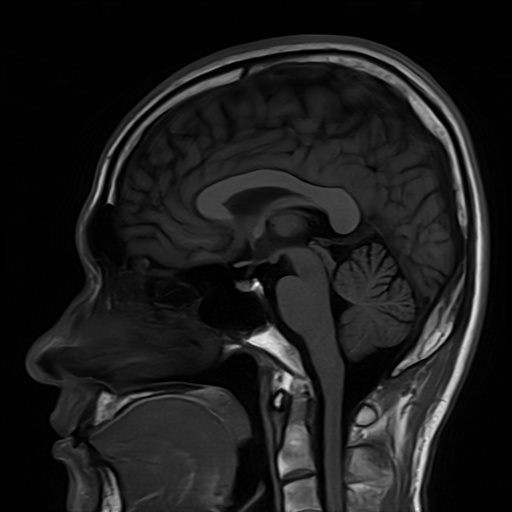
#> input picture Experiment_08/Inputs/images/Brain_MRI.png, 512 x 512 px
$ python task_8_5_multi_otsu.py
#> lines starting #> are read from the running program, lines starting #| are printed output that depends on the picture
#> in run_task_8_5, img is the input picture: shape (512, 512); min 0, max 254, mean 27.9
"""
Experiment 08 - Task 8.5: Multi-Otsu (Multi-Level) Tissue Classification on Brain MRI
Extends Otsu's variance maximization to multi-thresholding (T1*, T2*), partitioning Brain MRI
into 3 anatomical classes: Background/Air, Parenchyma, and Hyperintense CSF/Ventricles.
"""
import os
import cv2
import numpy as np
import pandas as pd
import matplotlib.pyplot as plt
from skimage.filters import threshold_multiotsu

def custom_multi_otsu_2thresh(img):
    """
    Computes two optimal thresholds (T1*, T2*) from first principles
    maximizing 3-class between-class variance sigma_B^2(T1, T2).
    """
    hist, _ = np.histogram(img.flatten(), bins=256, range=(0, 256))
#> hist = 256 values, max 39194 at index 1, min 0 at index 229, mean 1024
    p = hist.astype(float) / float(img.size)
#> p = 256 values, max 0.15 at index 1, min 0 at index 229, mean 0.00391
    bins = np.arange(256)

    omega = np.cumsum(p)
#> omega = 256 values from 0.116 to 1
    mu = np.cumsum(p * bins)
#> mu = 256 values from 0 to 27.88
    mu_total = mu[-1]
#> mu_total = 27.88

    max_sigma = -1.0
    best_t = (0, 0)

    # 2D search with coarse-to-fine or vectorized evaluation
    # To ensure high efficiency, evaluate on candidate thresholds with valid weights
    for t1 in range(1, 254):
        w0 = omega[t1]
        if w0 < 1e-6:
            continue
        m0 = mu[t1] / w0
        for t2 in range(t1 + 1, 255):
            w1 = omega[t2] - w0
            w2 = 1.0 - omega[t2]
            if w1 < 1e-6 or w2 < 1e-6:
                continue
            m1 = (mu[t2] - mu[t1]) / w1
            m2 = (mu_total - mu[t2]) / w2

            sigma_b2 = w0 * ((m0 - mu_total) ** 2) + w1 * ((m1 - mu_total) ** 2) + w2 * ((m2 - mu_total) ** 2)
            if sigma_b2 > max_sigma:
                max_sigma = sigma_b2
                best_t = (t1, t2)
#> this loop made 253 passes
#> (w0, m0) on passes 1 to 3: (0.265, 0.564), (0.325, 0.828), (0.352, 0.996)
#> after the loop, best_t = (25, 84); max_sigma = 964.2

    sigma_total2 = np.sum(((bins - mu_total) ** 2) * p)
#> sigma_total2 = 1134.1
    eta = max_sigma / sigma_total2 if sigma_total2 > 0 else 0.0
#> eta = 0.85

    return best_t, max_sigma, eta, hist, p

def run_task_8_5():
    base_dir = os.path.dirname(os.path.dirname(os.path.abspath(__file__)))
    img_path = os.path.join(base_dir, "Inputs", "images", "Brain_MRI.png")
    out_dir = os.path.join(base_dir, "Outputs", "Python")
    tab_dir = os.path.join(base_dir, "Tables")
    os.makedirs(out_dir, exist_ok=True)
    os.makedirs(tab_dir, exist_ok=True)

    img = cv2.imread(img_path, cv2.IMREAD_GRAYSCALE)
    if img is None:
        raise FileNotFoundError(f"Brain MRI not found at {img_path}")
    if img.shape != (512, 512):
        img = cv2.resize(img, (512, 512))

    # 1. Custom First-Principles Multi-Otsu
    (t1_custom, t2_custom), sigma_b2, eta, hist, p = custom_multi_otsu_2thresh(img)
#> t1_custom = 25; t2_custom = 84; sigma_b2 = 964.2; eta = 0.85

    # 2. Scikit-Image Multi-Otsu verification
    thresholds_sk = threshold_multiotsu(img, classes=3)
#> thresholds_sk = [25, 84]
    t1_sk, t2_sk = int(round(thresholds_sk[0])), int(round(thresholds_sk[1]))
#> t1_sk = 25; t2_sk = 84

    print("=" * 80)
    print("TASK 8.5: MULTI-OTSU (3-CLASS) TISSUE CLASSIFICATION ON BRAIN MRI")
    print("=" * 80)
    print(f"Custom Multi-Otsu Thresholds (T1*, T2*)     : ({t1_custom}, {t2_custom})")
#| Custom Multi-Otsu Thresholds (T1*, T2*)     : (25, 84)
    print(f"Scikit-Image Multi-Otsu Thresholds          : ({t1_sk}, {t2_sk})")
#| Scikit-Image Multi-Otsu Thresholds          : (25, 84)
    print(f"Threshold Concordance Verified              : {abs(t1_custom - t1_sk) <= 1 and abs(t2_custom - t2_sk) <= 1}")
#| Threshold Concordance Verified              : True
    print(f"Maximum 3-Class Variance sigma_B^2(T1*, T2*): {sigma_b2:.4f}")
#| Maximum 3-Class Variance sigma_B^2(T1*, T2*): 964.1524
    print(f"Multi-Level Separability Metric eta         : {eta:.4f} ({eta*100:.2f}%)")
#| Multi-Level Separability Metric eta         : 0.8501 (85.01%)

    # 3. Form 3-Class Segmentation Mask
    # Class 0: Background Air (f <= T1)
    # Class 1: Brain Parenchyma (T1 < f <= T2)
    # Class 2: Hyperintense Ventricles & CSF (f > T2)
    label_map = np.zeros_like(img, dtype=np.uint8)
    label_map[(img > t1_custom) & (img <= t2_custom)] = 1
    label_map[img > t2_custom] = 2

    n_total = float(img.size)
#> n_total = 262144
    c0_count = np.sum(label_map == 0)
    c1_count = np.sum(label_map == 1)
    c2_count = np.sum(label_map == 2)

    pct0 = (c0_count / n_total) * 100.0
#> pct0 = 56.87
    pct1 = (c1_count / n_total) * 100.0
#> pct1 = 36.71
    pct2 = (c2_count / n_total) * 100.0
#> pct2 = 6.42

    print("\n--- Anatomical Tissue Class Distribution ---")
    print(f"Class 0 (Background Air, f <= {t1_custom})     : {c0_count} px ({pct0:.2f}%)")
#| Class 0 (Background Air, f <= 25)     : 149089 px (56.87%)
    print(f"Class 1 (Brain Parenchyma, {t1_custom} < f <= {t2_custom}): {c1_count} px ({pct1:.2f}%)")
#| Class 1 (Brain Parenchyma, 25 < f <= 84): 96224 px (36.71%)
    print(f"Class 2 (Ventricles / CSF, f > {t2_custom})     : {c2_count} px ({pct2:.2f}%)")
#| Class 2 (Ventricles / CSF, f > 84)     : 16831 px (6.42%)

    records = [
        {"Class_ID": 0, "Tissue_Name": "Background Air", "Intensity_Range": f"0 to {t1_custom}", "Pixel_Count": c0_count, "Area_Pct": round(pct0, 2)},
        {"Class_ID": 1, "Tissue_Name": "Brain Parenchyma", "Intensity_Range": f"{t1_custom+1} to {t2_custom}", "Pixel_Count": c1_count, "Area_Pct": round(pct1, 2)},
        {"Class_ID": 2, "Tissue_Name": "Ventricles & CSF", "Intensity_Range": f">{t2_custom}", "Pixel_Count": c2_count, "Area_Pct": round(pct2, 2)}
    ]
    df = pd.DataFrame(records)
#> df = table of 3 rows and 5 columns
    csv_path = os.path.join(tab_dir, "exp08_task_8_5_multi_otsu.csv")
    df.to_csv(csv_path, index=False)
    print(f"\n[SAVED] Task 8.5 metrics to: {csv_path}")

    # Plot Visualizations
    fig = plt.figure(figsize=(16, 5))
    fig.patch.set_facecolor("#FFFFFF")

    # Panel 1: Original Brain MRI
    ax1 = fig.add_subplot(1, 3, 1)
    ax1.imshow(img, cmap="gray")
    ax1.set_title("Input Brain MRI (512x512)", fontsize=11, fontweight="bold", pad=8)
    ax1.axis("off")

    # Panel 2: Histogram with Dual Otsu Cutoffs
    ax2 = fig.add_subplot(1, 3, 2)
    bins = np.arange(256)
    ax2.bar(bins[:t1_custom+1], hist[:t1_custom+1], color="#475569", alpha=0.8, label="Class 0: Air")
    ax2.bar(bins[t1_custom+1:t2_custom+1], hist[t1_custom+1:t2_custom+1], color="#0284C7", alpha=0.8, label="Class 1: Parenchyma")
    ax2.bar(bins[t2_custom+1:], hist[t2_custom+1:], color="#F59E0B", alpha=0.8, label="Class 2: Ventricles/CSF")
    ax2.axvline(t1_custom, color="#DC2626", linestyle="--", linewidth=2.0, label=f"$T_1^* = {t1_custom}$")
    ax2.axvline(t2_custom, color="#16A34A", linestyle="--", linewidth=2.0, label=f"$T_2^* = {t2_custom}$")
    ax2.set_xlabel("Pixel Intensity $T$", fontsize=10, fontweight="bold")
    ax2.set_ylabel("Pixel Count", fontsize=10, fontweight="bold")
    ax2.set_title(f"Histogram with Dual Thresholds ($\eta = {eta:.3f}$)", fontsize=11, fontweight="bold", pad=8)
    ax2.legend(fontsize=8.5, loc="upper right")
    ax2.grid(True, linestyle=":", alpha=0.5)

    # Panel 3: Color-Coded 3-Class Label Map
    ax3 = fig.add_subplot(1, 3, 3)
    color_map = np.zeros((512, 512, 3), dtype=np.uint8)
    color_map[label_map == 0] = [15, 23, 42]     # Dark Navy
    color_map[label_map == 1] = [37, 99, 235]    # Royal Blue
    color_map[label_map == 2] = [234, 179, 8]    # Bright Gold
    ax3.imshow(color_map)
    ax3.set_title(f"3-Class Anatomical Segmentation Map\nAir: {pct0:.1f}%, Parenchyma: {pct1:.1f}%, CSF: {pct2:.1f}%", fontsize=11, fontweight="bold", pad=8)
    ax3.axis("off")

    plt.tight_layout()
    fig_path = os.path.join(out_dir, "exp08_task_8_5_multi_otsu.png")
    plt.savefig(fig_path, dpi=300, bbox_inches="tight")
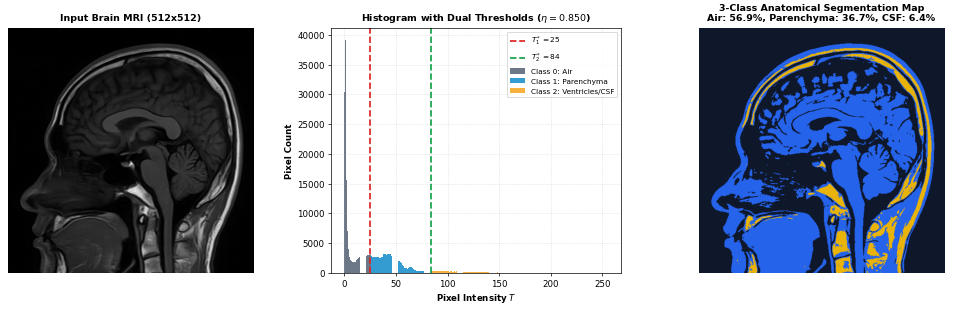
#> figure drawn by matplotlib, 3 panels; panel 2: tallest bar 39194 high, from x = 0.6 to 1.4; panel 2: tallest bar 3259 high, from x = 43.6 to 44.4; panel 2: tallest bar 333 high, from x = 91.6 to 92.4
    plt.close()
    print(f"[SAVED] Task 8.5 figure to: {fig_path}")

    return df

if __name__ == "__main__":
    run_task_8_5()

$ run again, with Experiment_08/Inputs/images/Lung-HR-contrast.png copied over Experiment_08/Inputs/images/Brain_MRI.png
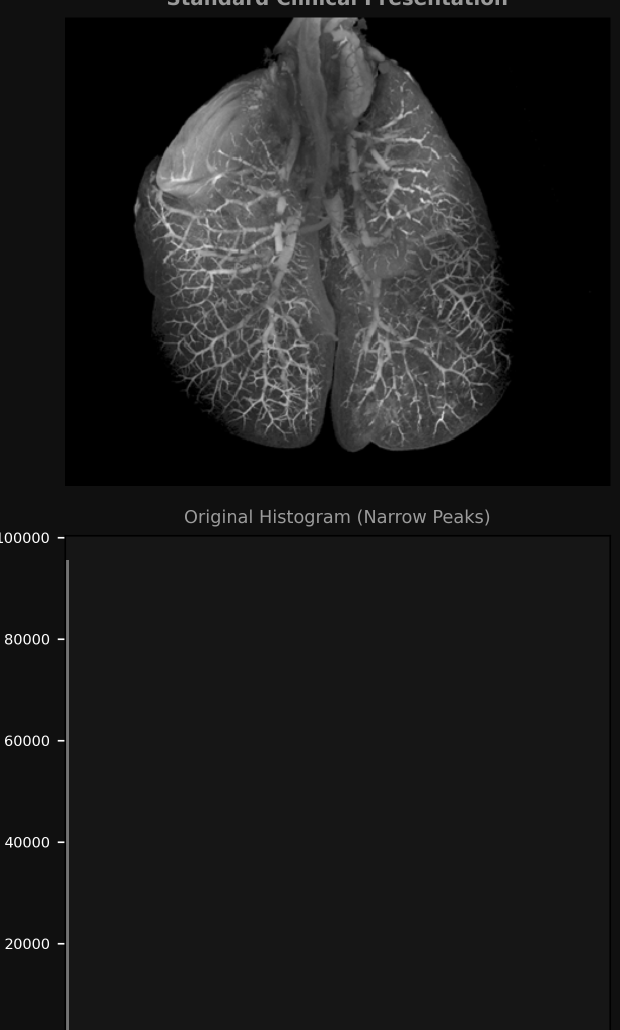
#> input picture Experiment_08/Inputs/images/Lung-HR-contrast.png, 1240 x 2060 px (shown at 1/2 size)
#> in run_task_8_5, img is the input picture: shape (2060, 1240); min 0, max 255, mean 28.9
#> in run_task_8_5, `img = cv2.resize(img, (512, 512))`:
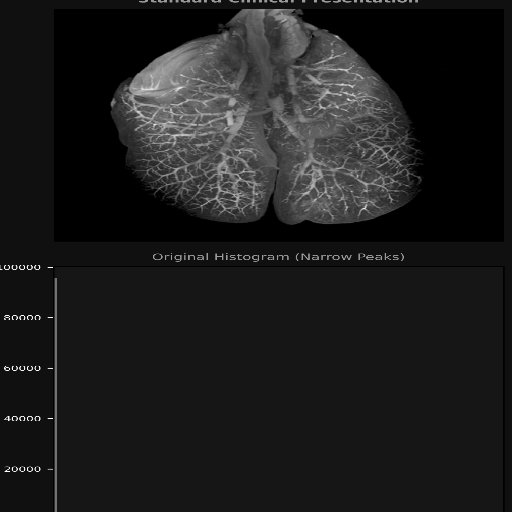
#> img: shape (512, 512); min 0, max 255, mean 28.9
#> in custom_multi_otsu_2thresh, `hist, _ = np.histogram(img.flatten(), bins=256, range=(0, 256))`: hist = 256 values, max 109375 at index 22, min 0 at index 209, mean 1024
#> in custom_multi_otsu_2thresh, `p = hist.astype(float) / float(img.size)`: p = 256 values, max 0.417 at index 22, min 0 at index 209, mean 0.00391
#> omega = 256 values from 0.208 to 1
#> mu = 256 values from 0 to 28.92
#> mu_total = 28.92
#> the loop in custom_multi_otsu_2thresh, `for t1 in range(1, 254):` made 253 passes
#> (w0, m0) on passes 1 to 3: (0.209, 0.00695), (0.21, 0.0141), (0.212, 0.0434)
#> after the loop in custom_multi_otsu_2thresh, `for t1 in range(1, 254):`: best_t = (44, 101); max_sigma = 958.5
#> sigma_total2 = 1098.1
#> in custom_multi_otsu_2thresh, `eta = max_sigma / sigma_total2 if sigma_total2 > 0 else 0.0`: eta = 0.873
#> in run_task_8_5, `(t1_custom, t2_custom), sigma_b2, eta, hist, p = custom_multi_otsu_2th..`: t1_custom = 44; t2_custom = 101; sigma_b2 = 958.5; eta = 0.873
#> thresholds_sk = [44, 101]
#> t1_sk = 44; t2_sk = 101
#| Custom Multi-Otsu Thresholds (T1*, T2*)     : (44, 101)
#| Scikit-Image Multi-Otsu Thresholds          : (44, 101)
#| Threshold Concordance Verified              : True
#| Maximum 3-Class Variance sigma_B^2(T1*, T2*): 958.4915
#| Multi-Level Separability Metric eta         : 0.8729 (87.29%)
#| Class 0 (Background Air, f <= 44)     : 214325 px (81.76%)
#| Class 1 (Brain Parenchyma, 44 < f <= 101): 33626 px (12.83%)
#| Class 2 (Ventricles / CSF, f > 101)     : 14193 px (5.41%)
#> df = table of 3 rows and 5 columns
#> in run_task_8_5, `plt.savefig(fig_path, dpi=300, bbox_inches="tight")`:
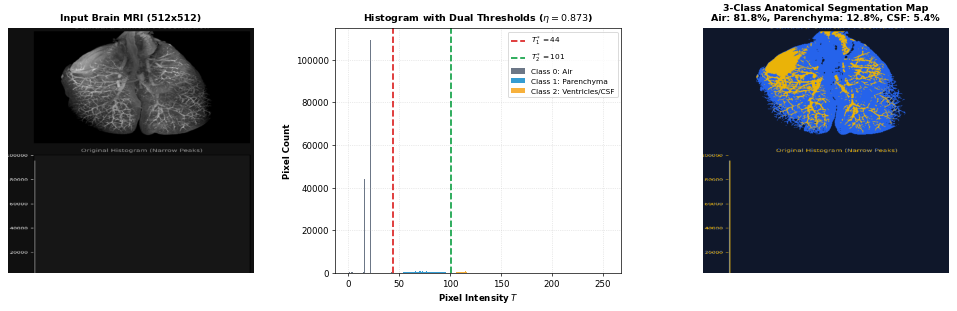
#> figure drawn by matplotlib, 3 panels; panel 2: tallest bar 109375 high, from x = 21.6 to 22.4; panel 2: tallest bar 809 high, from x = 70.6 to 71.4; panel 2: tallest bar 752 high, from x = 114.6 to 115.4
